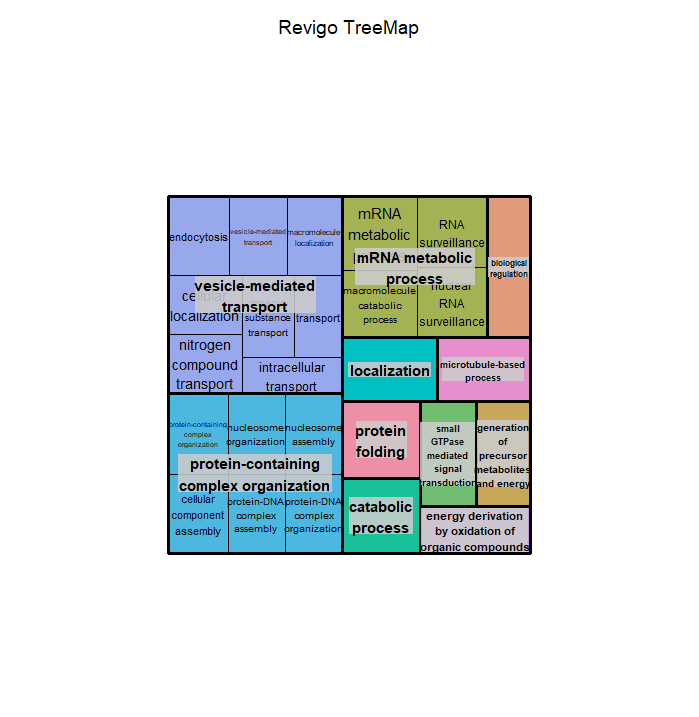

Source code (R):
# A treemap R script produced by the Revigo server at http://revigo.irb.hr/
# If you found Revigo useful in your work, please cite the following reference:
# Supek F et al. "REVIGO summarizes and visualizes long lists of Gene Ontology
# terms" PLoS ONE 2011. doi:10.1371/journal.pone.0021800

# author: Anton Kratz <anton.kratz@gmail.com>, RIKEN Omics Science Center, Functional Genomics Technology Team, Japan
# created: Fri, Nov 02, 2012  7:25:52 PM
# last change: Fri, Nov 09, 2012  3:20:01 PM

# -----------------------------------------------------------------------------
# If you don't have the treemap package installed, uncomment the following line:
# install.packages( "treemap" );
library(treemap) 								# treemap package by Martijn Tennekes

# Set the working directory if necessary
# setwd("C:/Users/username/workingdir");

# --------------------------------------------------------------------------
# Here is your data from Revigo. Scroll down for plot configuration options.

revigo.names <- c("term_ID","description","frequency","uniqueness","dispensability","representative");
revigo.data <- rbind(c("GO:0006091","generation of precursor metabolites and energy",2.62835465282124,0.9475798572914379,0.0119405,"generation of precursor metabolites and energy"),
c("GO:0006457","protein folding",1.0590625918025878,0.9848443795841082,0.01047416,"protein folding"),
c("GO:0007017","microtubule-based process",0.8354933550892162,0.9852144483020556,0,"microtubule-based process"),
c("GO:0007264","small GTPase mediated signal transduction",0.33345626897253483,0.9718152449607674,0.00932009,"small GTPase mediated signal transduction"),
c("GO:0009056","catabolic process",6.059177012419161,0.9777752330709065,0.04574167,"catabolic process"),
c("GO:0015980","energy derivation by oxidation of organic compounds",1.3592204656440126,0.8606418265689796,0.09068117,"energy derivation by oxidation of organic compounds"),
c("GO:0016071","mRNA metabolic process",1.3064539347919566,0.9082309414398717,0.09023105,"mRNA metabolic process"),
c("GO:0009057","macromolecule catabolic process",2.3186905544982737,0.8410806044221671,0.14586454,"mRNA metabolic process"),
c("GO:0071025","RNA surveillance",0.016511161065910534,0.8293994903701098,0.43408681,"mRNA metabolic process"),
c("GO:0071027","nuclear RNA surveillance",0.007051503114369526,0.8236671337072319,0.59239411,"mRNA metabolic process"),
c("GO:0016192","vesicle-mediated transport",1.624410201635736,0.7557293406934772,-0,"vesicle-mediated transport"),
c("GO:0006810","transport",18.43241959157694,0.6614307529694372,0.57967313,"vesicle-mediated transport"),
c("GO:0006897","endocytosis",0.33861850144116756,0.7940063357522446,0.28126942,"vesicle-mediated transport"),
c("GO:0033036","macromolecule localization",3.705455122637613,0.731788486975171,0.36615236,"vesicle-mediated transport"),
c("GO:0046907","intracellular transport",2.0388822542670906,0.592414232235443,0.37772848,"vesicle-mediated transport"),
c("GO:0051641","cellular localization",3.7434567372987795,0.7211048071120859,0.41260575,"vesicle-mediated transport"),
c("GO:0071702","organic substance transport",6.066900404037823,0.7110556242480901,0.61057863,"vesicle-mediated transport"),
c("GO:0071705","nitrogen compound transport",4.774462994776034,0.7202803907726223,0.42913564,"vesicle-mediated transport"),
c("GO:0043933","protein-containing complex organization",2.6611873826523444,0.801428996227933,0.01345482,"protein-containing complex organization"),
c("GO:0006334","nucleosome assembly",0.09057190085107651,0.7731144746219818,0.66833899,"protein-containing complex organization"),
c("GO:0022607","cellular component assembly",2.5732697740112993,0.7880267187513516,0.64626874,"protein-containing complex organization"),
c("GO:0034728","nucleosome organization",0.09438037776897892,0.7767530369657097,0.67893359,"protein-containing complex organization"),
c("GO:0065004","protein-DNA complex assembly",0.1970396193359134,0.7624297028529458,0.65956535,"protein-containing complex organization"),
c("GO:0071824","protein-DNA complex organization",1.1399652853171207,0.7591331254183936,0.58131297,"protein-containing complex organization"),
c("GO:0051179","localization",18.792076186036212,1,-0,"localization"),
c("GO:0065007","biological regulation",23.052697479340427,1,-0,"biological regulation"));

stuff <- data.frame(revigo.data);
names(stuff) <- revigo.names;

stuff$frequency <- as.numeric( as.character(stuff$frequency) );
stuff$uniqueness <- as.numeric( as.character(stuff$uniqueness) );
stuff$dispensability <- as.numeric( as.character(stuff$dispensability) );



# check the tmPlot command documentation for all possible parameters - there are a lot more
treemap(
  stuff,
  index = c("representative","description"),
  vSize = "uniqueness",
  type = "categorical",
  vColor = "representative",
  title = "Revigo TreeMap",
  inflate.labels = FALSE,      # set this to TRUE for space-filling group labels - good for posters
  lowerbound.cex.labels = 0,   # try to draw as many labels as possible (still, some small squares may not get a label)

  position.legend = "none"
)

dev.off()
